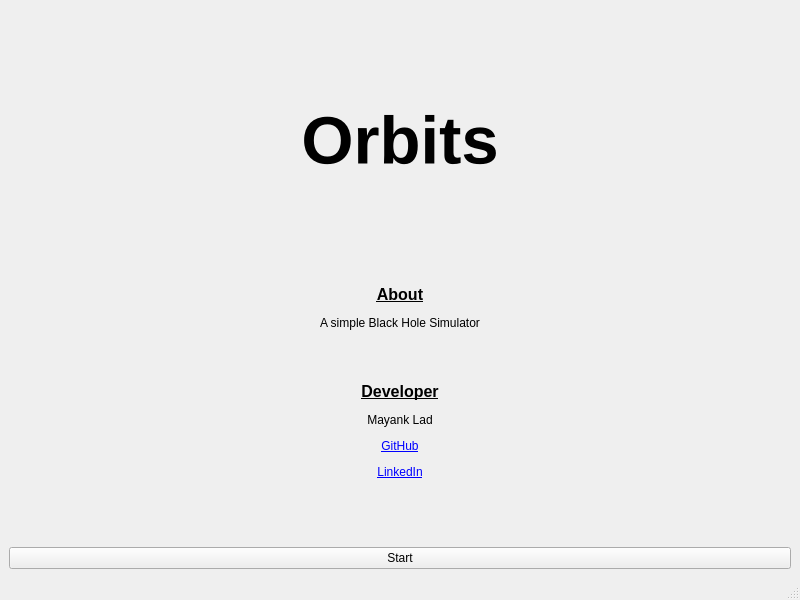
<?xml version="1.0" encoding="UTF-8"?>
<ui version="4.0">
 <class>MainWindow</class>
 <widget class="QMainWindow" name="MainWindow">
  <property name="geometry">
   <rect>
    <x>0</x>
    <y>0</y>
    <width>800</width>
    <height>600</height>
   </rect>
  </property>
  <property name="windowTitle">
   <string>Orbits</string>
  </property>
  <widget class="QWidget" name="centralwidget">
   <layout class="QGridLayout" name="gridLayout">
    <item row="2" column="0">
     <widget class="QPushButton" name="pushButton">
      <property name="text">
       <string>Start</string>
      </property>
     </widget>
    </item>
    <item row="0" column="0">
     <widget class="QLabel" name="lb_app">
      <property name="font">
       <font>
        <pointsize>50</pointsize>
        <weight>75</weight>
        <italic>false</italic>
        <bold>true</bold>
        <underline>false</underline>
        <strikeout>false</strikeout>
       </font>
      </property>
      <property name="text">
       <string>Orbits</string>
      </property>
      <property name="textFormat">
       <enum>Qt::AutoText</enum>
      </property>
      <property name="alignment">
       <set>Qt::AlignCenter</set>
      </property>
     </widget>
    </item>
    <item row="1" column="0">
     <widget class="QLabel" name="lb_about">
      <property name="text">
       <string>&lt;html&gt;&lt;head/&gt;&lt;body&gt;&lt;p align=&quot;center&quot;&gt;&lt;span style=&quot; font-size:12pt; font-weight:600; text-decoration: underline;&quot;&gt;About&lt;/span&gt;&lt;/p&gt;&lt;p align=&quot;center&quot;&gt;A simple Black Hole Simulator&lt;/p&gt;&lt;p align=&quot;center&quot;&gt;&lt;br/&gt;&lt;/p&gt;&lt;p align=&quot;center&quot;&gt;&lt;span style=&quot; font-size:12pt; font-weight:600; text-decoration: underline;&quot;&gt;Developer&lt;/span&gt;&lt;/p&gt;&lt;p align=&quot;center&quot;&gt;Mayank Lad&lt;/p&gt;&lt;p align=&quot;center&quot;&gt;&lt;a href=&quot;https://github.com/mayanklad?tab=repositories&quot;&gt;&lt;span style=&quot; text-decoration: underline; color:#0000ff;&quot;&gt;GitHub&lt;/span&gt;&lt;/a&gt;&lt;/p&gt;&lt;p align=&quot;center&quot;&gt;&lt;a href=&quot;https://www.linkedin.com/in/mayank-lad-602568151&quot;&gt;&lt;span style=&quot; text-decoration: underline; color:#0000ff;&quot;&gt;LinkedIn&lt;/span&gt;&lt;/a&gt;&lt;br/&gt;&lt;/p&gt;&lt;p align=&quot;center&quot;&gt;&lt;br/&gt;&lt;/p&gt;&lt;/body&gt;&lt;/html&gt;</string>
      </property>
      <property name="alignment">
       <set>Qt::AlignCenter</set>
      </property>
     </widget>
    </item>
   </layout>
  </widget>
  <widget class="QMenuBar" name="menubar">
   <property name="geometry">
    <rect>
     <x>0</x>
     <y>0</y>
     <width>800</width>
     <height>22</height>
    </rect>
   </property>
  </widget>
  <widget class="QStatusBar" name="statusbar"/>
 </widget>
 <resources/>
 <connections/>
</ui>
